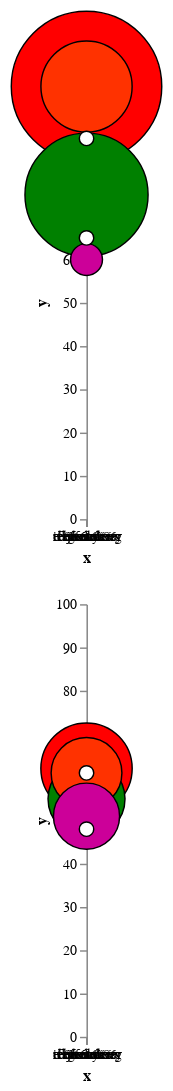

Describe this chart as a Vega-Lite specification.
### Vega-Lite specification from a JSON file in a GitHub repository (floating-point values rounded to 4 significant figures)
{"$schema": "https://vega.github.io/schema/vega-lite/v5.json", "datasets": {"data-1": [{"x": "mentális", "y": 80, "size": 1690, "color": "rgb(0, 112, 192)"}, {"x": "fizikai", "y": 100, "size": 10890, "color": "rgb(255, 0, 0)"}, {"x": "időkényszer", "y": 70, "size": 50, "color": "rgb(255, 255, 255)"}, {"x": "teljesítmény", "y": 75, "size": 7290, "color": "rgb(0, 128, 0)"}, {"x": "erőfeszítés", "y": 100, "size": 4000, "color": "rgb(255, 50, 0)"}, {"x": "frusztráció", "y": 60, "size": 490, "color": "rgb(204, 0, 153)"}, {"x": "totál", "y": 88, "size": 100, "color": "rgb(255, 255, 255)"}, {"x": "elégedettség", "y": 65, "size": 100, "color": "rgb(255, 255, 255)"}], "data-2": [{"x": "mentális", "y": 53, "size": 2306, "color": "rgb(0, 112, 192)"}, {"x": "fizikai", "y": 62, "size": 4011, "color": "rgb(255, 0, 0)"}, {"x": "időkényszer", "y": 51, "size": 1312, "color": "rgb(255, 255, 255)"}, {"x": "teljesítmény", "y": 55, "size": 2851, "color": "rgb(0, 128, 0)"}, {"x": "erőfeszítés", "y": 61, "size": 2409, "color": "rgb(255, 50, 0)"}, {"x": "frusztráció", "y": 51, "size": 2101, "color": "rgb(204, 0, 153)"}, {"x": "totál", "y": 61, "size": 100, "color": "rgb(255, 255, 255)"}, {"x": "elégedettség", "y": 48, "size": 100, "color": "rgb(255, 255, 255)"}]}, "vconcat": [{"width": "container", "data": {"name": "data-1"}, "mark": {"type": "circle", "opacity": 1.0, "stroke": "black", "strokeWidth": 1}, "config": {"legend": {"disable": "true"}}, "encoding": {"x": {"field": "x", "type": "nominal", "sort": null, "axis": {"labelAngle": 0}}, "y": {"field": "y", "type": "quantitative", "scale": {"domain": [0, 100]}}, "size": {"field": "size", "type": "quantitative", "scale": null}, "color": {"field": "color", "type": "nominal", "legend": null, "scale": null}}}, {"width": "container", "data": {"name": "data-2"}, "mark": {"type": "circle", "opacity": 1.0, "stroke": "black", "strokeWidth": 1}, "config": {"legend": {"disable": "true"}}, "encoding": {"x": {"field": "x", "type": "nominal", "sort": null, "axis": {"labelAngle": 0}}, "y": {"field": "y", "type": "quantitative", "scale": {"domain": [0, 100]}}, "size": {"field": "size", "type": "quantitative", "scale": null}, "color": {"field": "color", "type": "nominal", "legend": null, "scale": null}}}]}
